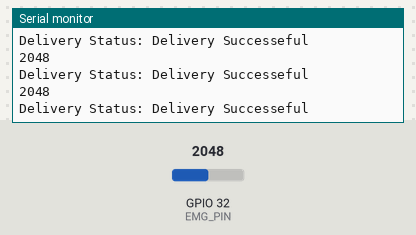
Bench run of a sketch on a simulated ESP32. On the bench: the last lines printed to the serial monitor. Inputs (shaded band) come from the test bench; at power-on: GPIO 32 (EMG_PIN) = 2048.

Above: at 1.2 s.
1.3 s: GPIO 32 (EMG_PIN) set to 2866
At 1.86 s:
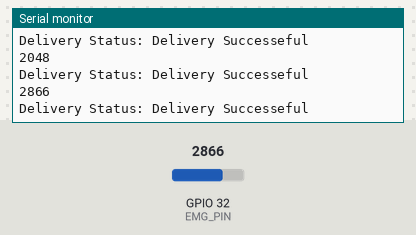
2.8 s: GPIO 32 (EMG_PIN) set to 3603
At 3.06 s:
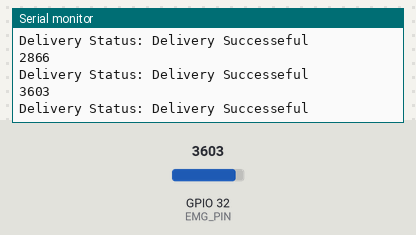
Timing chart, 0 to 5.8 s (numbered marks = the images above; inputs shaded):
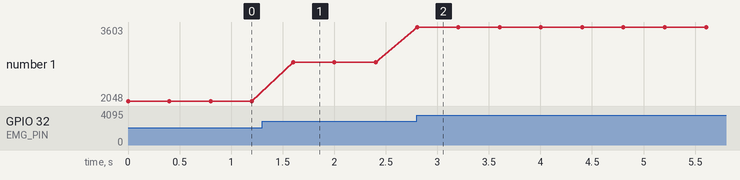

The sketch:

read_emg.ino
```cpp
#include <esp_now.h>

#include <WiFi.h>

#define EMG_PIN 32

uint8_t sendDataToMacAddr[] = {0xE8, 0x6B, 0xEA, 0xDF, 0x4A, 0x00};

typedef struct emg_signal {
  int value;
} emg_signal;

emg_signal mySignal;

esp_now_peer_info_t peerInfo;

void onDataSend(const uint8_t *macaddr, esp_now_send_status_t sendStatus)
{
  Serial.print("Delivery Status: ");
  Serial.println(sendStatus == ESP_NOW_SEND_SUCCESS  ? "Delivery Successeful" : "Delivery Fail");
}

void setup()
{
  Serial.begin(9600);
  WiFi.mode(WIFI_STA);

  if (esp_now_init() != 0) {
    Serial.println("Error initializing ESP-NOW");
    return;
  }

  esp_now_register_send_cb(onDataSend);

  memcpy(peerInfo.peer_addr, sendDataToMacAddr, 6);
  peerInfo.channel = 0;
  peerInfo.encrypt = false;

   if (esp_now_add_peer(&peerInfo) != ESP_OK) {
    Serial.println("Failed to add peer");
    return;
  }
}

void loop()
{
  mySignal.value = analogRead(EMG_PIN);
  Serial.println(mySignal.value);

  esp_now_send(sendDataToMacAddr, (uint8_t *) &mySignal, sizeof(mySignal));
  delay(400);
}
```

Measured:
- after the input at 1.3 s, the serial monitor: prints a new line after 0.30 s (image 1)
- after the input at 2.8 s, the serial monitor: prints a new line at once (image 2)
- plotted number 1: 2048 → 2866 after the input at 1.3 s, 2866 → 3603 after the input at 2.8 s
